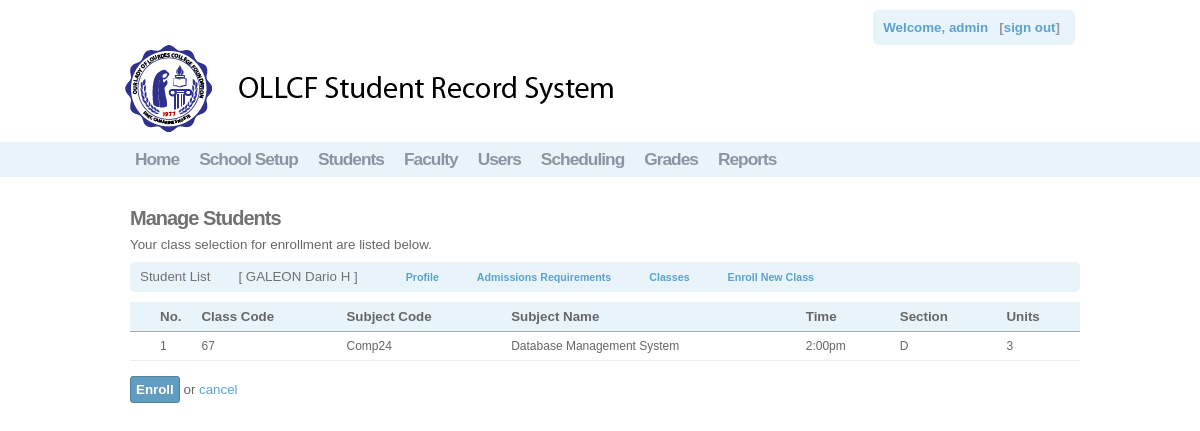
The app's page /osis/manage/stud_enroll.php?sid=12004885&enroll=67 (signed in) with its own data.
### tables this page shows
CREATE TABLE `student_info` (
  `student_id` varchar(12) NOT NULL,
  `firstname` varchar(45) NOT NULL,
  `middlename` varchar(35) NOT NULL,
  `surname` varchar(35) NOT NULL,
  `name_extension` varchar(3) NOT NULL,
  `birthday` varchar(10) NOT NULL,
  `gender` tinyint(1) NOT NULL,
  `course_id` int(3) NOT NULL,
  `year_level` varchar(3) NOT NULL DEFAULT 'I',
  `scholarship_id` varchar(3) NOT NULL,
  `entrance_exam_result` varchar(10) NOT NULL,
  `admission_test_ranking` varchar(10) NOT NULL,
  `englishplus_exam_result` varchar(10) NOT NULL,
  `medical_exam_result` varchar(500) NOT NULL,
  `interview_assesment` varchar(500) NOT NULL,
  `form138` tinyint(1) NOT NULL,
  `pept` tinyint(1) NOT NULL,
  `form137` tinyint(1) NOT NULL,
  `true_copy_of_grades` tinyint(1) NOT NULL,
  `transcript_of_records` tinyint(1) NOT NULL,
  `certificate_of_good_moral_character` tinyint(1) NOT NULL,
  `study_permit` tinyint(1) NOT NULL,
  `copy_of_birth_certificate` tinyint(1) NOT NULL,
  `marriage_contract` tinyint(1) NOT NULL,
  `others` varchar(500) NOT NULL,
  `place_of_birth` varchar(55) NOT NULL,
  `civil_status` tinyint(1) NOT NULL,
  `phone` varchar(20) NOT NULL,
  `street` varchar(50) NOT NULL,
  `brgy` varchar(50) NOT NULL,
  `town` varchar(50) NOT NULL,
  `province` varchar(50) NOT NULL,
  `doctor` varchar(25) NOT NULL,
  `elementary` varchar(50) NOT NULL,
  `secondary` varchar(50) NOT NULL,
  `college` varchar(50) NOT NULL,
  `transferee` tinyint(1) NOT NULL,
  PRIMARY KEY (`student_id`),
  KEY `student_id` (`student_id`)
);

CREATE TABLE `class_info` (
  `class_code` bigint(20) NOT NULL AUTO_INCREMENT,
  `faculty_id` varchar(12) NOT NULL,
  `subject_code` varchar(12) NOT NULL,
  `section` varchar(3) NOT NULL,
  `time` varchar(50) NOT NULL,
  `room_id` varchar(6) NOT NULL,
  `term_code` varchar(6) NOT NULL,
  PRIMARY KEY (`class_code`),
  KEY `class_code` (`class_code`)
);

CREATE TABLE `subject` (
  `subject_code` varchar(12) NOT NULL,
  `description` varchar(45) NOT NULL,
  `units` varchar(12) NOT NULL,
  PRIMARY KEY (`subject_code`),
  KEY `subject_code` (`subject_code`),
  KEY `subject_code_2` (`subject_code`),
  KEY `description` (`description`),
  KEY `units` (`units`)
);

### osis/manage/stud_enroll.php (the view, shortened to what this page needs)
<?php
if(isset($_GET['sid'])){
	$id=$_GET['sid'];
	include("../functions/dbcon.php");
	$query_rsStudent ="SELECT * FROM student_info WHERE student_id='$id'";
	$rsStudent = mysql_query($query_rsStudent, $con) or die(mysql_error());
	$row_rsStudent = mysql_fetch_assoc($rsStudent);
}
?>
<!DOCTYPE HTML PUBLIC "-//W3C//DTD XHTML 1.0 Strict//EN" "http://www.w3.org/TR/xhtml1/DTD/xhtml1-strict.dtd">
<html dir="ltr" xml:lang="en_US" xmlns="http://www.w3.org/1999/xhtml" lang="en_US">
<head>
	<link href="../css.css" media="screen" rel="stylesheet" type="text/css">
</head><body>
<?php
include "../globalheader.php";
?>
  <div id="global_content_wrapper">
    <div id="global_content">
<h2>Manage Students</h2>
<p> Your class selection for enrollment are listed below.</p>
<?php
include "stud_panel_menu.php";
?>
<div class="admin_table_form">
<form id="studentlist" name="studentlist" method="post" action="<?php echo $_SERVER['PHP_SELF']."?sid=".$_GET['sid'];?>">
  <table class="admin_table">
    <thead>
      <tr>
        <th style="width: 1%;"></th>
        <th style="width: 1%;">No.</th>
        <th>Class Code</th>
		<th>Subject Code</th>
		<th>Subject Name</th>
		<th>Time</th>
		<th>Section</th>
		<th>Units</th>
      </tr>
    </thead>
    <tbody>
<?php
if((isset($_POST['enrollClass'])) || (isset($_GET['enroll']))){
	$class = $_POST['checkboxList'];
	if (isset($_POST['enrollClass'])){$countCheck = count($_POST['checkboxList']);}else{$countCheck=1;}
	for($i=0; $i<$countCheck; $i++){
		if (isset($_POST['enrollClass']))$classcode  = $class[$i]; else $classcode  = $_GET['enroll'];
		$sql = "SELECT class_code, time, section, subject_code, description, units
				FROM class_info LEFT JOIN subject USING (subject_code)
				WHERE class_code = '$classcode'";
		$rsEnroll = mysql_query($sql);
		$row_rsEnroll = mysql_fetch_assoc($rsEnroll);
	?>
		<tr>
		<td><input checked="checked" style="display:none;" type="checkbox" name="classList[]" id="classList<?php echo $row_rsEnroll['class_code'];?>" class="checkbox"  value="<?php echo $row_rsEnroll['class_code'];?>"></td>
        <td class="admin_table_user"><?php echo $i+1; ?></td>
		<td><?php echo $row_rsEnroll['class_code'];?></td>
		<td><?php echo $row_rsEnroll['subject_code'];?></td>
		<td><?php echo $row_rsEnroll['description'];?></td>
		<td><?php echo $row_rsEnroll['time'];?></td>
		<td><?php echo $row_rsEnroll['section'];?></td>
		<td><?php echo $row_rsEnroll['units'];?></td>
		</tr>
	<?php
	}
}
	?>
    </tbody>
  </table>
	<br>
	<div class="form-wrapper" id="buttons-wrapper">
		<fieldset id="fieldset-buttons">
			<button name="enrollConfirmed" id="enrollConfirmed" type="submit">Enroll</button>
			or <a name="cancel" id="cancel" type="button" href="stud_openclass.php<?php echo "?sid=".$_GET['sid']; ?>">cancel</a>
		</fieldset>
	</div>
</form>
</div>
    </div>
  </div>
</body></html>

### osis/manage/stud_panel_menu.php
<div id="admin_cms_wrapper">
  <div class="admin_layoutbox_menu">
    <ul>
	   <li class="admin_layoutbox_menu_generic" id="admin_layoutbox_menu_openpage"><a href="students.php"><span>Student List</span></a></li>
		<li class="admin_layoutbox_menu_generic" id="admin_layoutbox_menu_openpage"><a href="<?php echo "stud_profile.php?sid=".$row_rsStudent['student_id']?>"><span>
		 <strong> [ <?php
			$string = $row_rsStudent['middlename'];
			$words = explode(" ", $string);
			$mname = "";
			foreach ($words as $value) {
				$mname .= strtoupper(substr($value, 0, 1));
			}
		  echo strtoupper($row_rsStudent['surname'])." ".ucwords($row_rsStudent['firstname'])." ".$mname;?> ]</strong>
		</span></a></li>
	   <li id="admin_layoutbox_menu_savechanges">
        <a href="<?php echo "stud_profile.php?sid=".$row_rsStudent['student_id']?>">Profile</a>
      </li>
	  <li id="admin_layoutbox_menu_savechanges" style="<?php echo $hide ?>;">
        <a href="<?php echo "stud_admission.php?sid=".$row_rsStudent['student_id']?>">Admissions Requirements</a>
      </li>
      <li id="admin_layoutbox_menu_deletepage">
        <a href="<?php echo "stud_classes.php?sid=".$row_rsStudent['student_id']?>" >Classes</a>
      </li>
	  <li id="admin_layoutbox_menu_deletepage" style="<?php echo $hide ?>;">
        <a href="<?php echo "stud_openclass.php?sid=".$row_rsStudent['student_id']?>" >Enroll New Class</a>
      </li>
    </ul>
  </div>
</div>

### osis/css.css (style rules this page uses)
html { min-height:100%;margin-bottom:1px;overflow-y:scroll }
* { padding:0;margin:0;font-weight:400;border-style:solid;border-width:0;border-color:#eee;border-spacing:0 }
h2 { font-size:15pt;letter-spacing:-1px;margin:0 0 7px 0;color:#717171;font-weight:700 }
ul,ol { list-style-type:none }
div,td { font-family:tahoma,arial,verdana,sans-serif;font-size:10pt;color:#666;text-align:left }
a { color:#5ba1cd }
a:link,a:visited { text-decoration:none }
#global_content_wrapper { text-align:center;padding-top:30px;clear:both }
#global_content { margin:0 auto 0 auto;width:950px;overflow:hidden;min-height:500px;vertical-align:top;padding:0 0 50px 10px;overflow:hidden }
button { -moz-border-radius:3px;-webkit-border-radius:3px;border-radius:3px;padding:5px;font-weight:700;border:none;background-color:#619dbe;border:1px solid #50809b;color:#fff;background-image:url(/application/modules/Core/externals/images/buttonbg.png?c=3);background-repeat:repeat-x;background-position:0 1px;font-family:tahoma,verdana,arial,sans-serif }
table.admin_table thead tr th { background-color:#e9f4fa;padding:10px;border-bottom:1px solid #aaa;font-weight:700;padding-top:7px;padding-bottom:7px;white-space:nowrap }
table.admin_table tbody tr td { padding:10px;border-bottom:1px solid #eee;font-size:.9em;padding-top:7px;padding-bottom:7px;vertical-align:top;white-space:normal }
table.admin_table tbody tr td:last-child { white-space:nowrap }
.admin_table_user { white-space:normal !important;max-width:140px;word-wrap:break-word }
.admin_table_form { overflow:auto }
#admin_cms_wrapper { overflow:hidden;margin-top:10px }
div.admin_layoutbox_menu { -moz-border-radius:5px;-webkit-border-radius:5px;border-radius:5px;background-color:#e9f4fa;overflow:hidden;margin-bottom:10px }
div.admin_layoutbox_menu>ul>li,ul.admin_layoutbox_menu_left,ul.admin_layoutbox_menu_left>li { float:left;overflow:hidden }
.admin_layoutbox_menu_generic > a, .admin_layoutbox_menu li > a, .admin_layoutbox_sub_menu li>a { display:inline-block;font-weight:700;padding:9px 8px 8px 30px;background-repeat:no-repeat;background-position:8px 8px;outline:none;font-size:.8em }
#admin_layoutbox_menu_openpage>a { padding:7px 8px 8px 10px;text-decoration:none }
#admin_layoutbox_menu_openpage>a { font-weight:700;font-size:1em;color:#717171;margin-right:10px }
#admin_layoutbox_menu_savechanges>a { background-image:url(/application/modules/Core/externals/images/admin/savechanges.png?c=3) }
#admin_layoutbox_menu_deletepage>a { background-image:url(/application/modules/Core/externals/images/admin/deletepage.png?c=3) }

### records on screen
student_info: surname "GALEON", firstname "Dario"
class_info: class_code "67", subject_code "Comp24", subject.description "Database Management System", time "2:00pm", section "D", subject.units "3"

### other values on screen
$username "admin"
$mname "H"
